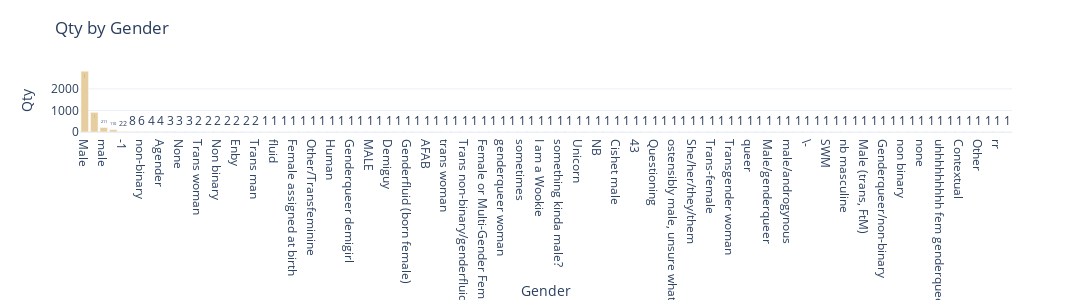

Notebook code for this chart:
### Code cell
bar_chart(df=gender_df, xaxis="Gender", yaxis="Qty", title="Qty by Gender")

### Figure 1 — Plotly figure (JSON) as saved in the notebook; plotly's stock layout.template omitted (floating-point values rounded to 4 significant figures)
{"data": [{"alignmentgroup": "True", "hovertemplate": "Gender=%{x}<br>Qty=%{y}<extra></extra>", "legendgroup": "", "marker": {"color": "#e6cea0", "pattern": {"shape": ""}}, "name": "", "offsetgroup": "", "orientation": "v", "showlegend": false, "textposition": "auto", "texttemplate": "%{y}", "type": "bar", "x": ["Male", "Female", "male", "female", "-1", "Nonbinary", "non-binary", "Genderqueer", "Agender", "Non-binary", "None", "Genderfluid", "Trans woman", "agender", "Non binary", "Male-ish", "Enby", "Female (trans)", "Trans man", "Nah", "fluid", "Androgyne", "Female assigned at birth", "fm", "Other/Transfeminine", "genderqueer", "Human", "mtf", "Genderqueer demigirl", "Transfeminine", "MALE", "Female/gender non-binary.", "Demiguy", "Transitioned, M2F", "Genderfluid (born female)", "none of your business", "AFAB", "Female-ish", "trans woman", "femmina", "Trans non-binary/genderfluid", "Neuter", "Female or Multi-Gender Femme", "male 9:1 female, roughly", "genderqueer woman", "human", "sometimes", "Ostensibly Male", "I am a Wookie", "queer/she/they", "something kinda male?", "Queer", "Unicorn", "nonbinary", "NB", "Masculine", "Cishet male", "I have a penis", "43", "Nonbinary/femme", "Questioning", "Non-binary and gender fluid", "ostensibly male, unsure what that really means", "Genderflux demi-girl", "She/her/they/them", "Female-identified", "Trans-female", "Androgynous", "Transgender woman", "male leaning androgynous", "queer", "Bigender", "Male/genderqueer", "female-bodied; no feelings about gender", "male/androgynous", "God King of the Valajar", "\\-", "Trans female", "SWM", "Guy (-ish) ^_^", "nb masculine", "Fluid", "Male (trans, FtM)", "Agender/genderfluid", "Genderqueer/non-binary", "Male (or female, or both)", "non binary", "genderfluid", "none", "masculino", "uhhhhhhhhh fem genderqueer?", "Woman-identified", "Contextual", "transgender", "Other", "gender non-conforming woman", "rr", "Agender trans woman"], "xaxis": "x", "y": [2820, 912, 211, 110, 22, 8, 6, 4, 4, 3, 3, 3, 2, 2, 2, 2, 2, 2, 2, 1, 1, 1, 1, 1, 1, 1, 1, 1, 1, 1, 1, 1, 1, 1, 1, 1, 1, 1, 1, 1, 1, 1, 1, 1, 1, 1, 1, 1, 1, 1, 1, 1, 1, 1, 1, 1, 1, 1, 1, 1, 1, 1, 1, 1, 1, 1, 1, 1, 1, 1, 1, 1, 1, 1, 1, 1, 1, 1, 1, 1, 1, 1, 1, 1, 1, 1, 1, 1, 1, 1, 1, 1, 1, 1, 1, 1, 1, 1], "yaxis": "y"}], "layout": {"barmode": "relative", "height": 300, "legend": {"tracegroupgap": 0}, "title": {"text": "Qty by Gender"}, "width": 1200, "xaxis": {"anchor": "y", "domain": [0, 1], "title": {"text": "Gender"}}, "yaxis": {"anchor": "x", "domain": [0, 1], "title": {"text": "Qty"}}}}
